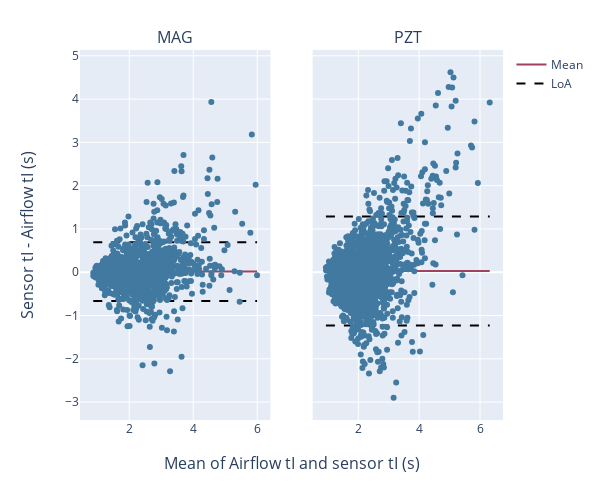
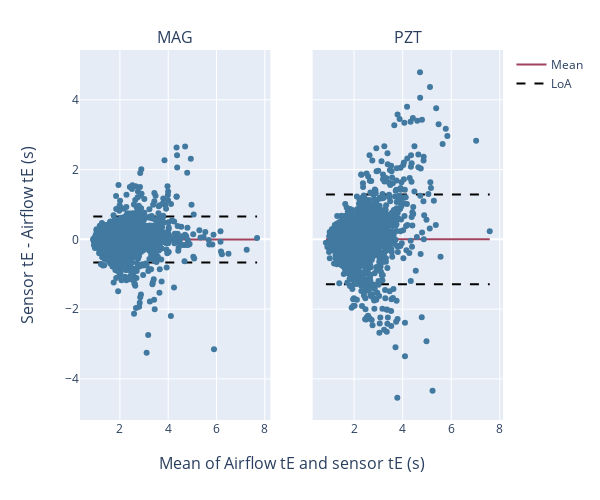
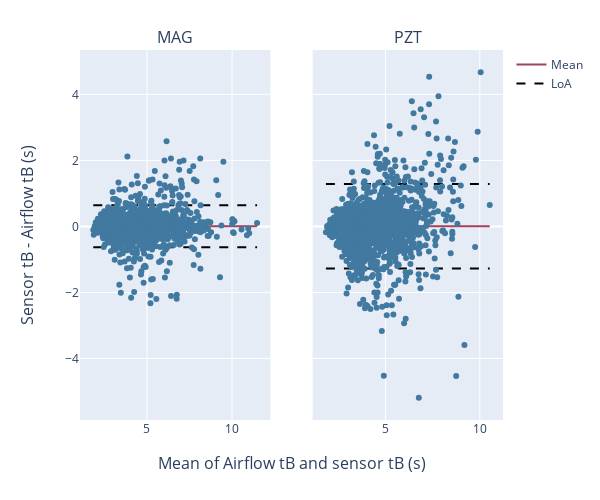

The notebook cell saved with these charts, in order:
### Code cell
activity = "SS"
for metric in ["tI", "tE", "tB"]:
        bland_altman_plot(overview_all_except["MAG"][f"{metric} (s)"], overview_all_except["MAG"][f"{metric} airflow (s)"], overview_all_except["PZT"][f"{metric} (s)"], overview_all_except["PZT"][f"{metric} airflow (s)"], metric)
        #bland_altman_plot(overview_all_participants[activity]["MAG"][f"{metric} (s)"], overview_all_participants[activity]["MAG"][f"{metric} airflow (s)"], overview_all_participants[activity]["PZT"][f"{metric} (s)"], overview_all_participants[activity]["PZT"][f"{metric} airflow (s)"], metric, activity)

### Figure 1 — Plotly figure (JSON) as saved in the notebook; plotly's stock layout.template omitted (floating-point values rounded to 4 significant figures; data arrays with more than 128 entries replaced by an {"elided": "..."} marker saying what was removed)
{"data": [{"line": {"color": "#A0415D", "width": 2}, "mode": "lines", "name": "Mean", "showlegend": true, "type": "scatter", "x": [0.875, 5.995], "xaxis": "x", "y": [0.01622, 0.01622], "yaxis": "y"}, {"line": {"color": "black", "dash": "dash", "width": 2}, "mode": "lines", "name": "LoA", "showlegend": true, "type": "scatter", "x": [0.875, 5.995], "xaxis": "x", "y": [0.6945, 0.6945], "yaxis": "y"}, {"line": {"color": "black", "dash": "dash", "width": 2}, "mode": "lines", "showlegend": false, "type": "scatter", "x": [0.875, 5.995], "xaxis": "x", "y": [-0.662, -0.662], "yaxis": "y"}, {"marker": {"color": "#4179A0"}, "mode": "markers", "showlegend": false, "type": "scatter", "x": {"elided": "2977 float values"}, "xaxis": "x", "y": {"elided": "2977 float values"}, "yaxis": "y"}, {"line": {"color": "#A0415D", "width": 2}, "mode": "lines", "name": "Mean", "showlegend": false, "type": "scatter", "x": [0.935, 6.32], "xaxis": "x2", "y": [0.03063, 0.03063], "yaxis": "y2"}, {"line": {"color": "black", "dash": "dash", "width": 2}, "mode": "lines", "name": "LoA", "showlegend": false, "type": "scatter", "x": [0.935, 6.32], "xaxis": "x2", "y": [1.29, 1.29], "yaxis": "y2"}, {"line": {"color": "black", "dash": "dash", "width": 2}, "mode": "lines", "showlegend": false, "type": "scatter", "x": [0.935, 6.32], "xaxis": "x2", "y": [-1.228, -1.228], "yaxis": "y2"}, {"marker": {"color": "#4179A0"}, "mode": "markers", "showlegend": false, "type": "scatter", "x": {"elided": "2616 float values"}, "xaxis": "x2", "y": {"elided": "2616 float values"}, "yaxis": "y2"}], "layout": {"annotations": [{"font": {"size": 16}, "showarrow": false, "text": "MAG", "x": 0.225, "xanchor": "center", "xref": "paper", "y": 1, "yanchor": "bottom", "yref": "paper"}, {"font": {"size": 16}, "showarrow": false, "text": "PZT", "x": 0.775, "xanchor": "center", "xref": "paper", "y": 1, "yanchor": "bottom", "yref": "paper"}, {"font": {"size": 16}, "showarrow": false, "text": "Mean of Airflow tI and sensor tI (s)", "x": 0.5, "xanchor": "center", "xref": "paper", "y": 0, "yanchor": "top", "yref": "paper", "yshift": -30}, {"font": {"size": 16}, "showarrow": false, "text": "Sensor tI - Airflow tI (s)", "textangle": -90, "x": 0, "xanchor": "right", "xref": "paper", "xshift": -40, "y": 0.5, "yanchor": "middle", "yref": "paper"}], "height": 500, "margin": {"t": 50}, "width": 600, "xaxis": {"anchor": "y", "domain": [0, 0.45]}, "xaxis2": {"anchor": "y2", "domain": [0.55, 1]}, "yaxis": {"anchor": "x", "domain": [0, 1], "showticklabels": true}, "yaxis2": {"anchor": "x2", "domain": [0, 1], "matches": "y", "showticklabels": false}}}

### Figure 2 — Plotly figure (JSON) as saved in the notebook; plotly's stock layout.template omitted (floating-point values rounded to 4 significant figures; data arrays with more than 128 entries replaced by an {"elided": "..."} marker saying what was removed)
{"data": [{"line": {"color": "#A0415D", "width": 2}, "mode": "lines", "name": "Mean", "showlegend": true, "type": "scatter", "x": [0.895, 7.68], "xaxis": "x", "y": [-0.003227, -0.003227], "yaxis": "y"}, {"line": {"color": "black", "dash": "dash", "width": 2}, "mode": "lines", "name": "LoA", "showlegend": true, "type": "scatter", "x": [0.895, 7.68], "xaxis": "x", "y": [0.6582, 0.6582], "yaxis": "y"}, {"line": {"color": "black", "dash": "dash", "width": 2}, "mode": "lines", "showlegend": false, "type": "scatter", "x": [0.895, 7.68], "xaxis": "x", "y": [-0.6647, -0.6647], "yaxis": "y"}, {"marker": {"color": "#4179A0"}, "mode": "markers", "showlegend": false, "type": "scatter", "x": {"elided": "3012 float values"}, "xaxis": "x", "y": {"elided": "3012 float values"}, "yaxis": "y"}, {"line": {"color": "#A0415D", "width": 2}, "mode": "lines", "name": "Mean", "showlegend": false, "type": "scatter", "x": [0.84, 7.585], "xaxis": "x2", "y": [0.000717, 0.000717], "yaxis": "y2"}, {"line": {"color": "black", "dash": "dash", "width": 2}, "mode": "lines", "name": "LoA", "showlegend": false, "type": "scatter", "x": [0.84, 7.585], "xaxis": "x2", "y": [1.285, 1.285], "yaxis": "y2"}, {"line": {"color": "black", "dash": "dash", "width": 2}, "mode": "lines", "showlegend": false, "type": "scatter", "x": [0.84, 7.585], "xaxis": "x2", "y": [-1.283, -1.283], "yaxis": "y2"}, {"marker": {"color": "#4179A0"}, "mode": "markers", "showlegend": false, "type": "scatter", "x": {"elided": "2622 float values"}, "xaxis": "x2", "y": {"elided": "2622 float values"}, "yaxis": "y2"}], "layout": {"annotations": [{"font": {"size": 16}, "showarrow": false, "text": "MAG", "x": 0.225, "xanchor": "center", "xref": "paper", "y": 1, "yanchor": "bottom", "yref": "paper"}, {"font": {"size": 16}, "showarrow": false, "text": "PZT", "x": 0.775, "xanchor": "center", "xref": "paper", "y": 1, "yanchor": "bottom", "yref": "paper"}, {"font": {"size": 16}, "showarrow": false, "text": "Mean of Airflow tE and sensor tE (s)", "x": 0.5, "xanchor": "center", "xref": "paper", "y": 0, "yanchor": "top", "yref": "paper", "yshift": -30}, {"font": {"size": 16}, "showarrow": false, "text": "Sensor tE - Airflow tE (s)", "textangle": -90, "x": 0, "xanchor": "right", "xref": "paper", "xshift": -40, "y": 0.5, "yanchor": "middle", "yref": "paper"}], "height": 500, "margin": {"t": 50}, "width": 600, "xaxis": {"anchor": "y", "domain": [0, 0.45]}, "xaxis2": {"anchor": "y2", "domain": [0.55, 1]}, "yaxis": {"anchor": "x", "domain": [0, 1], "showticklabels": true}, "yaxis2": {"anchor": "x2", "domain": [0, 1], "matches": "y", "showticklabels": false}}}

### Figure 3 — Plotly figure (JSON) as saved in the notebook; plotly's stock layout.template omitted (floating-point values rounded to 4 significant figures; data arrays with more than 128 entries replaced by an {"elided": "..."} marker saying what was removed)
{"data": [{"line": {"color": "#A0415D", "width": 2}, "mode": "lines", "name": "Mean", "showlegend": true, "type": "scatter", "x": [1.845, 11.47], "xaxis": "x", "y": [0.003239, 0.003239], "yaxis": "y"}, {"line": {"color": "black", "dash": "dash", "width": 2}, "mode": "lines", "name": "LoA", "showlegend": true, "type": "scatter", "x": [1.845, 11.47], "xaxis": "x", "y": [0.6384, 0.6384], "yaxis": "y"}, {"line": {"color": "black", "dash": "dash", "width": 2}, "mode": "lines", "showlegend": false, "type": "scatter", "x": [1.845, 11.47], "xaxis": "x", "y": [-0.6319, -0.6319], "yaxis": "y"}, {"marker": {"color": "#4179A0"}, "mode": "markers", "showlegend": false, "type": "scatter", "x": {"elided": "2871 float values"}, "xaxis": "x", "y": {"elided": "2871 float values"}, "yaxis": "y"}, {"line": {"color": "#A0415D", "width": 2}, "mode": "lines", "name": "Mean", "showlegend": false, "type": "scatter", "x": [1.84, 10.52], "xaxis": "x2", "y": [0.005279, 0.005279], "yaxis": "y2"}, {"line": {"color": "black", "dash": "dash", "width": 2}, "mode": "lines", "name": "LoA", "showlegend": false, "type": "scatter", "x": [1.84, 10.52], "xaxis": "x2", "y": [1.288, 1.288], "yaxis": "y2"}, {"line": {"color": "black", "dash": "dash", "width": 2}, "mode": "lines", "showlegend": false, "type": "scatter", "x": [1.84, 10.52], "xaxis": "x2", "y": [-1.277, -1.277], "yaxis": "y2"}, {"marker": {"color": "#4179A0"}, "mode": "markers", "showlegend": false, "type": "scatter", "x": {"elided": "2440 float values"}, "xaxis": "x2", "y": {"elided": "2440 float values"}, "yaxis": "y2"}], "layout": {"annotations": [{"font": {"size": 16}, "showarrow": false, "text": "MAG", "x": 0.225, "xanchor": "center", "xref": "paper", "y": 1, "yanchor": "bottom", "yref": "paper"}, {"font": {"size": 16}, "showarrow": false, "text": "PZT", "x": 0.775, "xanchor": "center", "xref": "paper", "y": 1, "yanchor": "bottom", "yref": "paper"}, {"font": {"size": 16}, "showarrow": false, "text": "Mean of Airflow tB and sensor tB (s)", "x": 0.5, "xanchor": "center", "xref": "paper", "y": 0, "yanchor": "top", "yref": "paper", "yshift": -30}, {"font": {"size": 16}, "showarrow": false, "text": "Sensor tB - Airflow tB (s)", "textangle": -90, "x": 0, "xanchor": "right", "xref": "paper", "xshift": -40, "y": 0.5, "yanchor": "middle", "yref": "paper"}], "height": 500, "margin": {"t": 50}, "width": 600, "xaxis": {"anchor": "y", "domain": [0, 0.45]}, "xaxis2": {"anchor": "y2", "domain": [0.55, 1]}, "yaxis": {"anchor": "x", "domain": [0, 1], "showticklabels": true}, "yaxis2": {"anchor": "x2", "domain": [0, 1], "matches": "y", "showticklabels": false}}}
